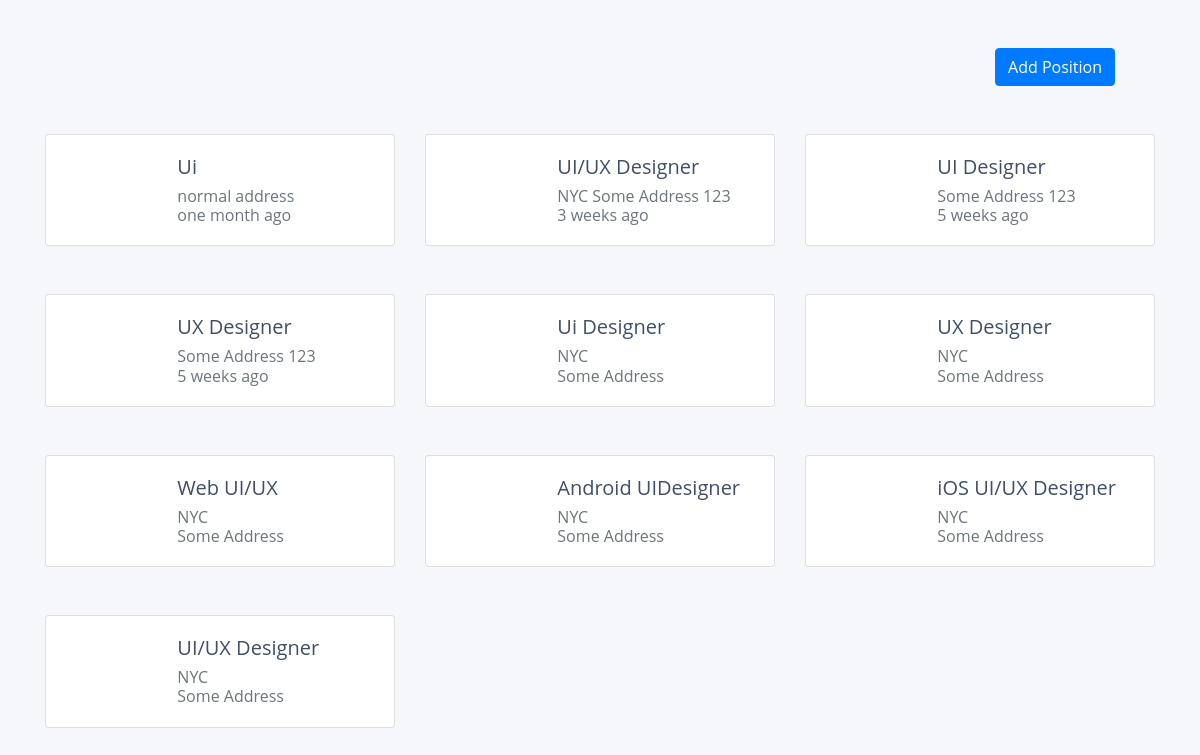
The page / on the database its author committed.
### users/models.py (models this page shows, shortened)
class Work_entry(models.Model):
    position = models.CharField(max_length=255, null=True, blank=True)
    address = models.CharField(max_length=255, null=True, blank=True)
    time = models.CharField(max_length=255, null=True, blank=True)

### users/views.py (the view)
# urls.py: 2. Add a URL to urlpatterns:  path('', views.home, name='home')
def home(request):
    context = {}
    data = Work_entry.objects.all()
    context['data'] =  data
    return render(request , 'home.html', context)

### users/templates/home.html (shortened to what this page needs)
<!DOCTYPE html>
<html lang="en">
<head>
<link href="//maxcdn.bootstrapcdn.com/bootstrap/4.1.1/css/bootstrap.min.css" rel="stylesheet" id="bootstrap-css">
<body>
<div class="container mt-5">
    <div class="row">
        <div class="col-md-10"></div>
        <div class="col-md-2">
            <a href="{% url 'addData'%}" id="app_pro_btn"  class="btn btn-primary" >Add Position</a>
        </div>
        </div>
    <div class="row">
    {% for d in data %}
    <div class="col-md-4 mt-5">
        <div class="card">
            <div class="card-body px-3 py-4-5">
                <div class="row">
                    <div class="col-md-4">
                    </div>
                    <div class="col-md-8">
                        <h5 class="font-semibold">{{d.position}}</h5>
                        <h6 class="text-muted mb-0">{{d.address}}</h6>
                        <h6 class="text-muted mb-0">{{d.time}}</h6>
                    </div>
                </div>
            </div>
        </div>
    </div>
    {% endfor %}
</div>
</div>
</body>
</html>

### users/templates/home.html (style rules this page uses)
body { color: #404E67; background: #F5F7FA; font-family: 'Open Sans', sans-serif; }

### rows shown on the page
Work_entry: position "Ui", address "normal address", time "one month ago"
Work_entry: position "UI/UX Designer", address "NYC Some Address 123", time "3 weeks ago"
Work_entry: position "UI Designer", address "Some Address 123", time "5 weeks ago"
Work_entry: position "UX Designer", address "Some Address 123", time "5 weeks ago"
Work_entry: position "Ui Designer", address "NYC", time "Some Address"
Work_entry: position "UX Designer", address "NYC", time "Some Address"
Work_entry: position "Web UI/UX", address "NYC", time "Some Address"
Work_entry: position "Android UIDesigner", address "NYC", time "Some Address"
Work_entry: position "iOS UI/UX Designer", address "NYC", time "Some Address"
Work_entry: position "UI/UX Designer", address "NYC", time "Some Address"
